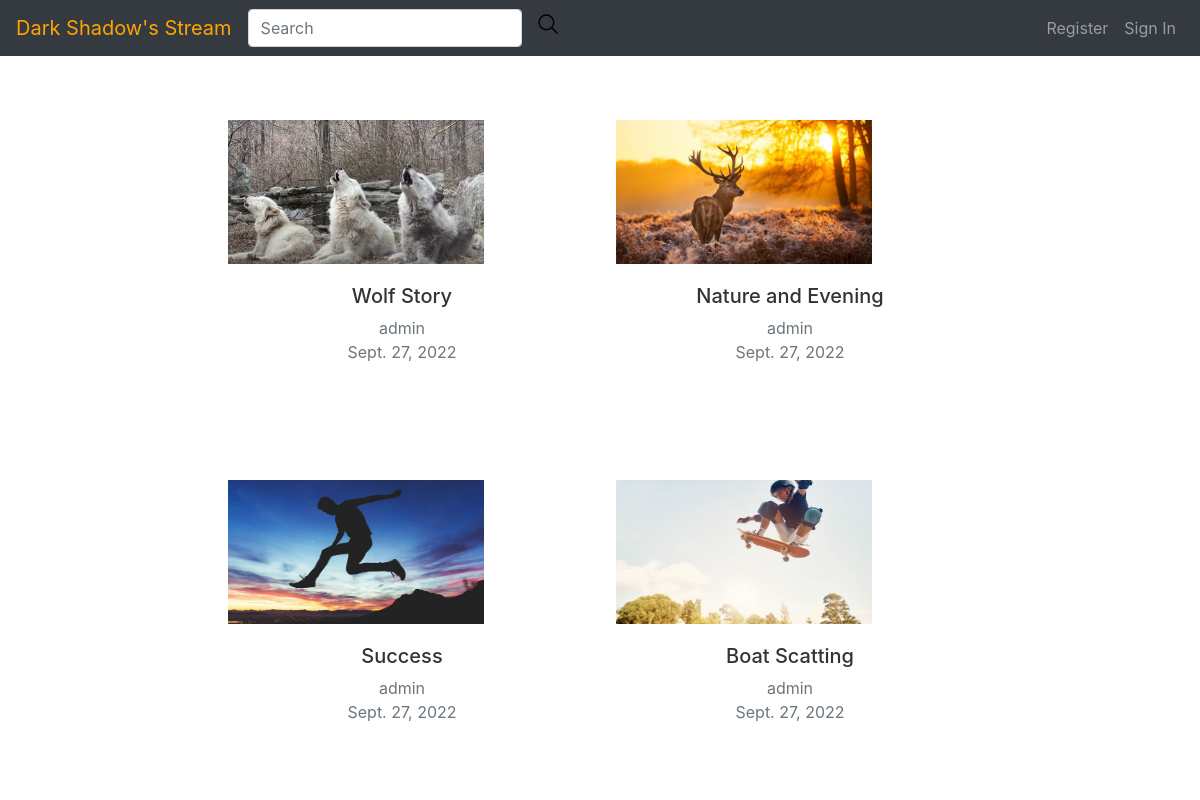
The page / on the database its author committed.
### videos/models.py (models this page shows, shortened)
class Video(models.Model):
	uploader = models.ForeignKey(User, on_delete = models.CASCADE)
	title = models.CharField(max_length=100)
	description = models.TextField()
	video_file = models.FileField(upload_to='uploads/video_files', validators=[FileExtensionValidator(allowed_extensions=['mp4'])])
	thumbnail = models.FileField(upload_to='uploads/thumbnails', validators=[FileExtensionValidator(allowed_extensions=['png', 'jpg', 'jpeg', 'gif'])])
	date_posted = models.DateTimeField(default=timezone.now)
	category = models.ForeignKey('Category', on_delete=models.CASCADE)

### videos/views.py (the view)
# urls.py: path('', video_views.Index.as_view(), name='index'),
class Index(ListView):
	model = Video
	template_name = 'videos/index.html'
	order_by = '-date_posted'

### videos/templates/videos/index.html
{% extends 'videos/base.html' %}
{% block content %}
	<div class="container">
		<div class="row justify-content-center">
			{% for object in object_list  %}
			<div class="card col-md-3 col-lg-4 col-sm-3 mr-md-2 mt-5 p-3 border-0">
				<a href="{% url 'video-detail' object.pk %}">
					<image src='/media/{{object.thumbnail}}' width="256" height="144"></a>
				<div class="card-body">
					<a class="link-text" href="{% url 'video-detail' object.pk %}"><h5 class="text-center">{{object.title}}</h5></a>
					<p class="text-muted text-center m-0 ">{{object.uploader}}</p>
					<p class="text-muted text-center">{{object.date_posted | date}}</p>
 				</div>
			</div>
			{% endfor %}
		</div>
	</div>
{% endblock content%}

### media/css/style.css (style rules this page uses)
.link-text { color: #333; transition: .3s; }

### rows shown on the page
Video: thumbnail (picture), title "Wolf Story", uploader "admin", date_posted "Sept. 27, 2022"
Video: thumbnail (placeholder picture), title "Nature and Evening", uploader "admin", date_posted "Sept. 27, 2022"
Video: thumbnail (picture), title "Success", uploader "admin", date_posted "Sept. 27, 2022"
Video: thumbnail (picture), title "Boat Scatting", uploader "admin", date_posted "Sept. 27, 2022"
